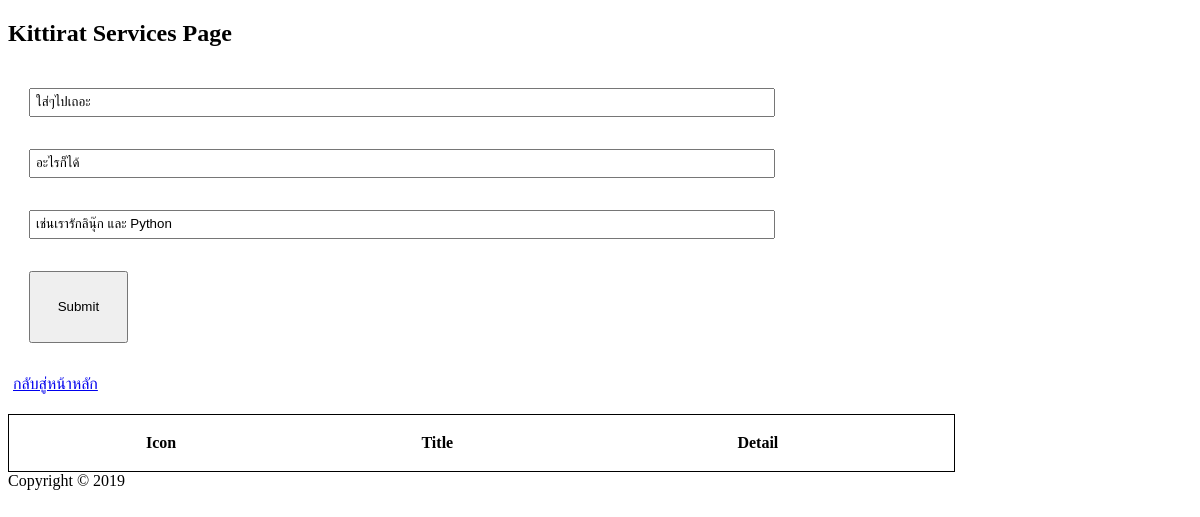
Page /insert on the earlier database version.
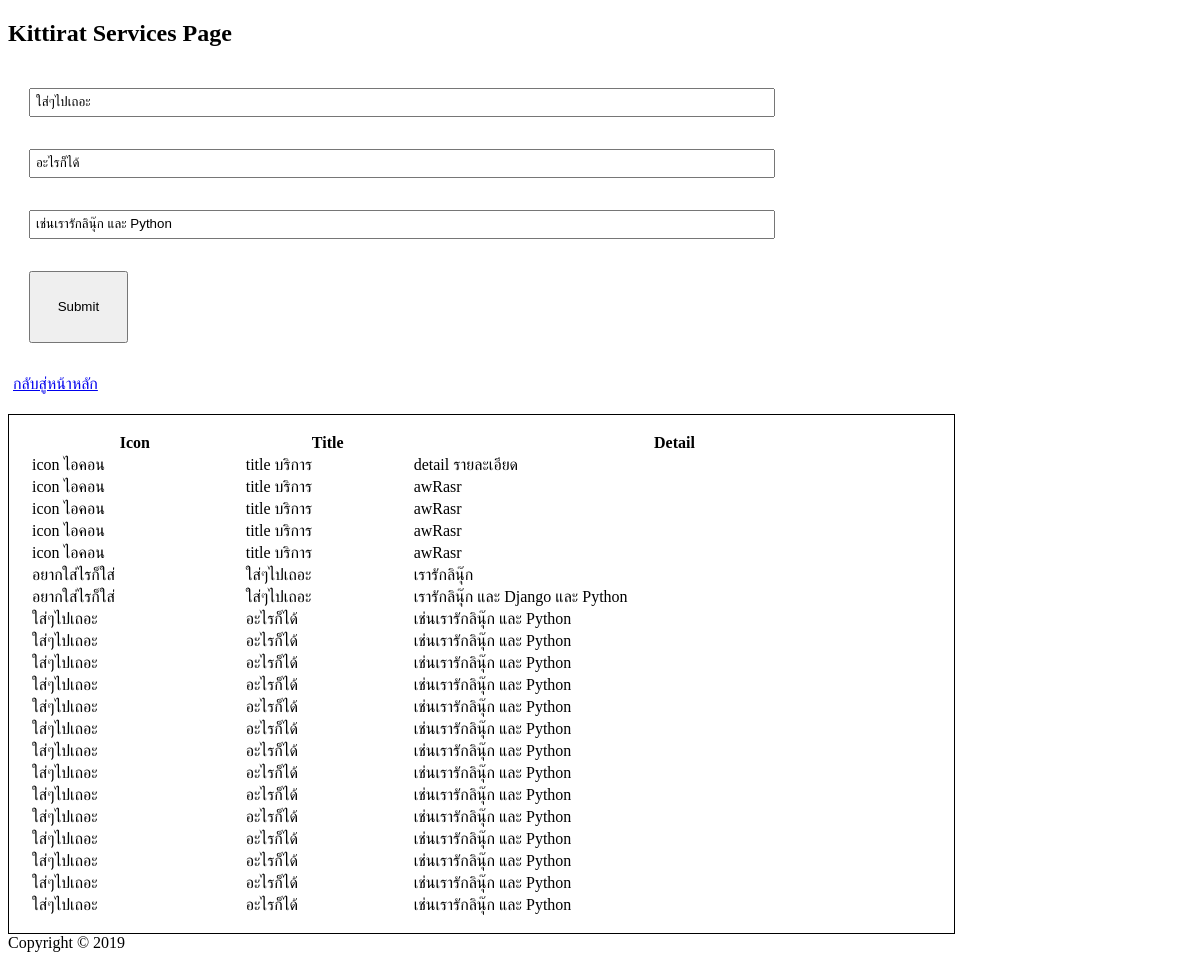
Same page on the later database version.
### myapp/models.py (models this page shows)
class Service(models.Model):
    icon = models.CharField(max_length=200)
    title = models.CharField(max_length=300)
    detail = models.CharField(max_length=1000)
    def __str__(self):
        return self.title

### myapp/views.py (the view)
# urls.py: path('insert',appview.insert),
def insert(req):
    if req.method == 'POST':
        post = req.POST
        s = Service()
        s.icon = post['icon']
        s.title = post['title']
        s.detail = post['detail']
        s.save()
        services = Service.objects.all()
        print(services)
        return render(req, 'myapp/insert.html', { 'services': services })
    else:
        print('ร้องขอทำมะดา')
        services = Service.objects.all()
        print(services)
        return render(req, 'myapp/insert.html', { 'services': services })

### myapp/templates/myapp/insert.html (shortened to what this page needs)
<!DOCTYPE html>
<html lang="en">
  <head>
    {% load static %}
    <link href="{% static 'vendor/fontawesome-free/css/all.min.css' %}" rel="stylesheet" type="text/css">
  </head>
  <body>
    <nav> <h1> Kittirat Services Page </h1> </nav>
    <div>
      <section class="filled">
        <form action="insert" method="POST" enctype="multipart/form-data;charset=UTF-8">
          <div class="spacing"><input class="filled" type="text" name="icon" value="ใส่ๆไปเถอะ"/></div>
          <div class="spacing"><input class="filled" type="text" name="title" value="อะไรก็ได้"/></div>
          <div class="spacing"><input class="filled" type="text" name="detail" value="เช่นเรารักลินุ๊ก และ Python"/></div>
          <div class="spacing"><button style="padding: 2em;" type="submit">Submit</button></div>
          <p><a href="index"  class="btn btn-primary">กลับสู่หน้าหลัก</a></p>
        </form>
      </section>
      <div>
       <table style="width:80%; border: 1px solid black; padding: 1em;">
        <tr>
          <th>Icon</th>
          <th>Title</th>
          <th>Detail</th>
        </tr>
        {% for s in services %}
        <tr>
          <td> <i class="fa {{s.icon}}"></i> {{ s.icon }}</td>
          <td>{{ s.title }}</td>
          <td>{{ s.detail }}</td>
        </tr>
        {% endfor %}
      </table>
      </div>
    </div>
    <footer>
      <div>
        <div>Copyright &copy; 2019 </div>
      </div>
    </footer>
  </body>
</html>

### myapp/templates/myapp/insert.html (style rules this page uses)
.filled { width: 80%; padding: 5px; }
.spacing { padding: 1em; }

Differences in the rows shown:
added Service: icon "icon ไอคอน", title "title บริการ", detail "detail รายละเอียด"
added Service: icon "icon ไอคอน", title "title บริการ", detail "awRasr"
added Service: icon "icon ไอคอน", title "title บริการ", detail "awRasr"
added Service: icon "icon ไอคอน", title "title บริการ", detail "awRasr"
added Service: icon "icon ไอคอน", title "title บริการ", detail "awRasr"
added Service: icon "อยากใส่ไรก็ใส่", title "ใส่ๆไปเถอะ", detail "เรารักลินุ๊ก"
added Service: icon "อยากใส่ไรก็ใส่", title "ใส่ๆไปเถอะ", detail "เรารักลินุ๊ก และ Django และ Python"
added Service: icon "ใส่ๆไปเถอะ", title "อะไรก็ได้", detail "เช่นเรารักลินุ๊ก และ Python"
added Service: icon "ใส่ๆไปเถอะ", title "อะไรก็ได้", detail "เช่นเรารักลินุ๊ก และ Python"
added Service: icon "ใส่ๆไปเถอะ", title "อะไรก็ได้", detail "เช่นเรารักลินุ๊ก และ Python"
added Service: icon "ใส่ๆไปเถอะ", title "อะไรก็ได้", detail "เช่นเรารักลินุ๊ก และ Python"
added Service: icon "ใส่ๆไปเถอะ", title "อะไรก็ได้", detail "เช่นเรารักลินุ๊ก และ Python"
added Service: icon "ใส่ๆไปเถอะ", title "อะไรก็ได้", detail "เช่นเรารักลินุ๊ก และ Python"
added Service: icon "ใส่ๆไปเถอะ", title "อะไรก็ได้", detail "เช่นเรารักลินุ๊ก และ Python"
added Service: icon "ใส่ๆไปเถอะ", title "อะไรก็ได้", detail "เช่นเรารักลินุ๊ก และ Python"
added Service: icon "ใส่ๆไปเถอะ", title "อะไรก็ได้", detail "เช่นเรารักลินุ๊ก และ Python"
added Service: icon "ใส่ๆไปเถอะ", title "อะไรก็ได้", detail "เช่นเรารักลินุ๊ก และ Python"
added Service: icon "ใส่ๆไปเถอะ", title "อะไรก็ได้", detail "เช่นเรารักลินุ๊ก และ Python"
added Service: icon "ใส่ๆไปเถอะ", title "อะไรก็ได้", detail "เช่นเรารักลินุ๊ก และ Python"
added Service: icon "ใส่ๆไปเถอะ", title "อะไรก็ได้", detail "เช่นเรารักลินุ๊ก และ Python"
added Service: icon "ใส่ๆไปเถอะ", title "อะไรก็ได้", detail "เช่นเรารักลินุ๊ก และ Python"
